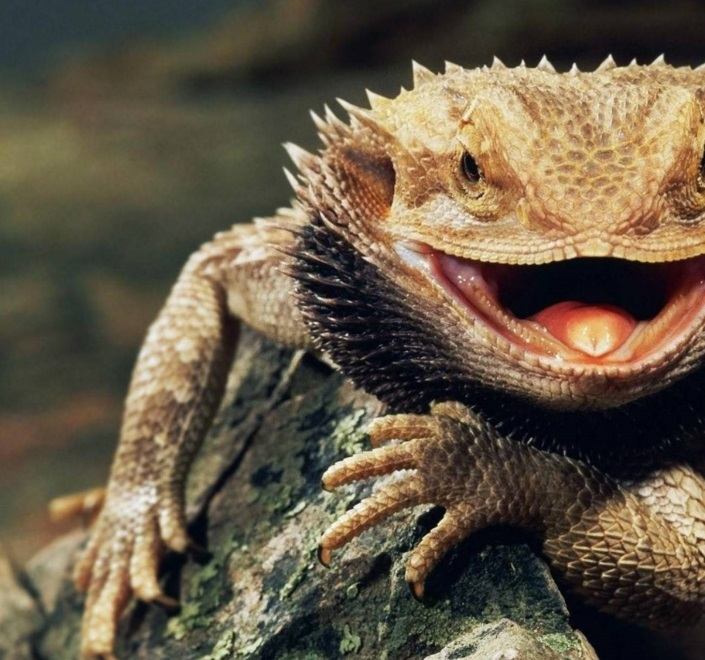
#> input picture aula08-20 Interseção/part1.jpg, 705 x 660 px
$ jupyter execute --allow-errors 'Tentando com altura igual.ipynb'
#> lines starting #> are read from the running program, lines starting #| are printed output that depends on the picture
[cell 1]
import cv2
import numpy as np
import matplotlib.pyplot as plt
from sklearn.metrics import mean_squared_error

[cell 2]
img1 = cv2.imread('part1.jpg', 0)
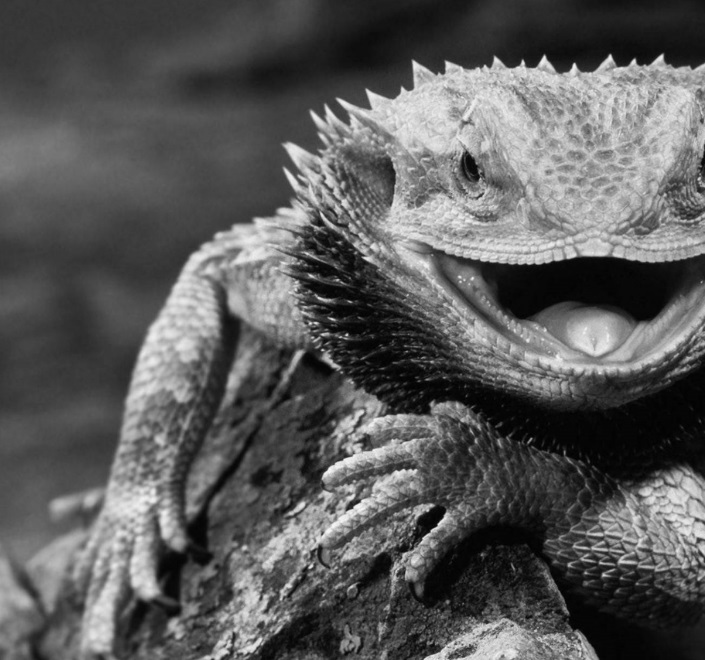
#> img1: shape (660, 705); min 0, max 248, mean 90.9
# img1 = cv2.cvtColor(im, cv2.COLOR_BGR2RGB)

img2 = cv2.imread('part2.jpg', 0)
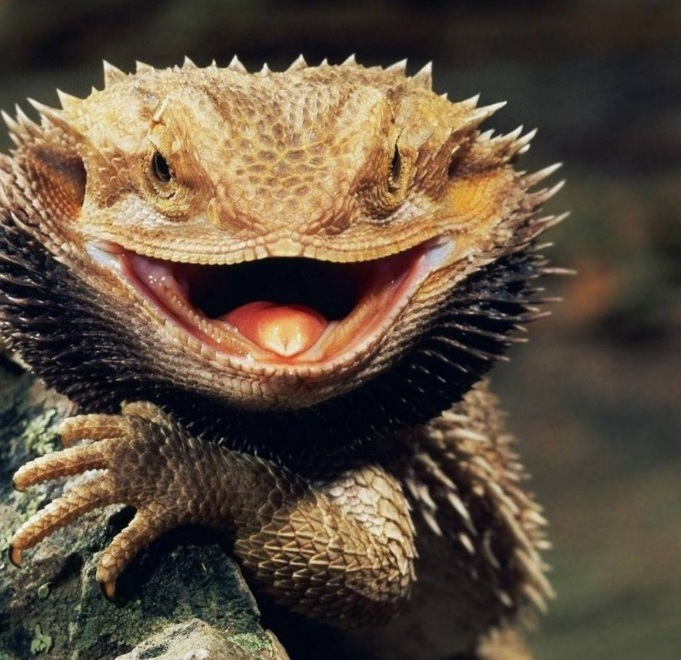
#> input picture aula08-20 Interseção/part2.jpg, 681 x 660 px
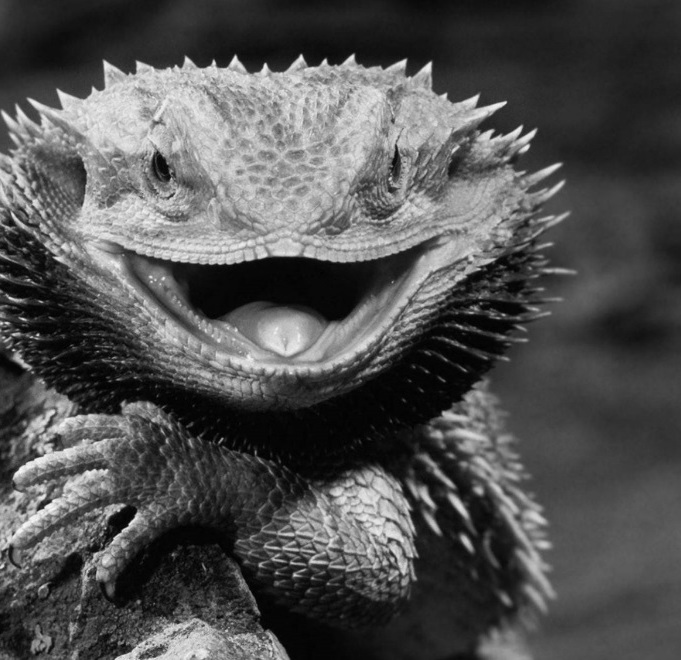
#> img2: shape (660, 681); min 0, max 252, mean 81.6
# img2 = cv2.cvtColor(im, cv2.COLOR_BGR2RGB)

# plt.figure(figsize=[15,15])
plt.subplot(121), plt.imshow(img1, 'gray')
plt.subplot(122), plt.imshow(img2, 'gray')
plt.show()
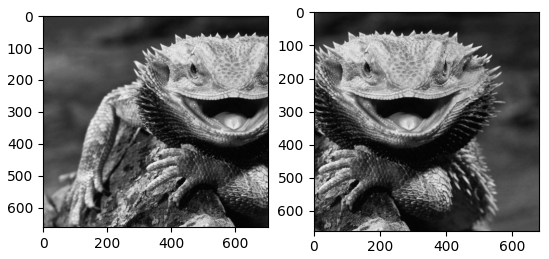
#> figure drawn by matplotlib, 2 panels

[cell 3]
print("1: ", img1.shape, "\n2: ", img2.shape)
#| 1:  (660, 705)
#| 2:  (660, 681)

[cell 4]
mse = mean_squared_error

[cell 5]
mse(img1, img1)
#> Out = 0

[cell 6]
plt.subplot(121), plt.imshow(img1[:, -100:], 'gray')
plt.subplot(122), plt.imshow(img2[:, 296:396], 'gray')
# plt.subplot(122), plt.imshow(img2, 'gray')
plt.show()
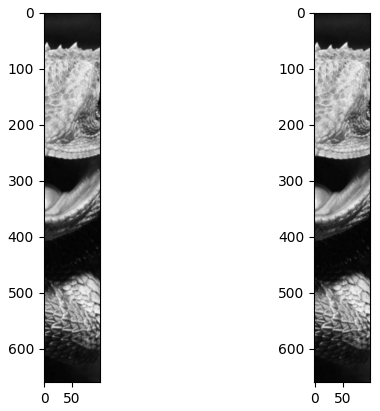
#> figure drawn by matplotlib, 2 panels

[cell 7]
mse(img1[:,-100:], img2[:,296:396])
#> Out = 2.22

[cell 8]
for i in range(0, 481, 1):
    res = mse(img1[:, -100:], img2[:, i:(i+100)])

    if res < 5:
        print('Deu bom no i = '+str(i))
        break
#> this loop made 297 passes
#> res on passes 1 to 3: 6484.9, 6497.7, 6506.6

# **Tentando com o corte CV2**

[cell 9]
import cv2
import numpy as np
import matplotlib.pyplot as plt
from sklearn.metrics import mean_squared_error

[cell 10]
image = cv2.imread('camaleao.jpg', 0)
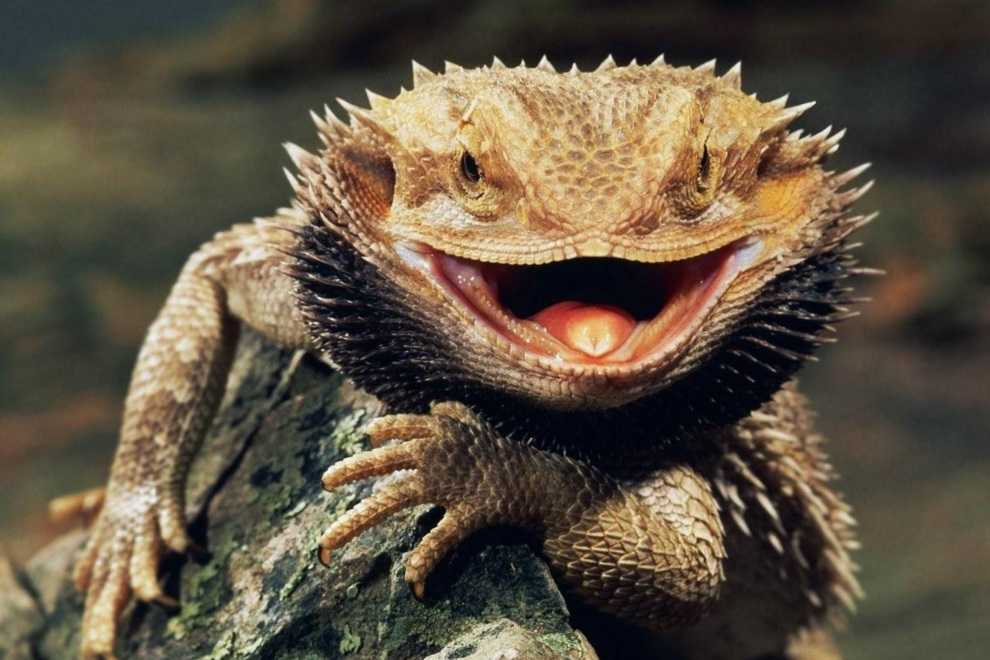
#> input picture aula08-20 Interseção/camaleao.jpg, 990 x 660 px
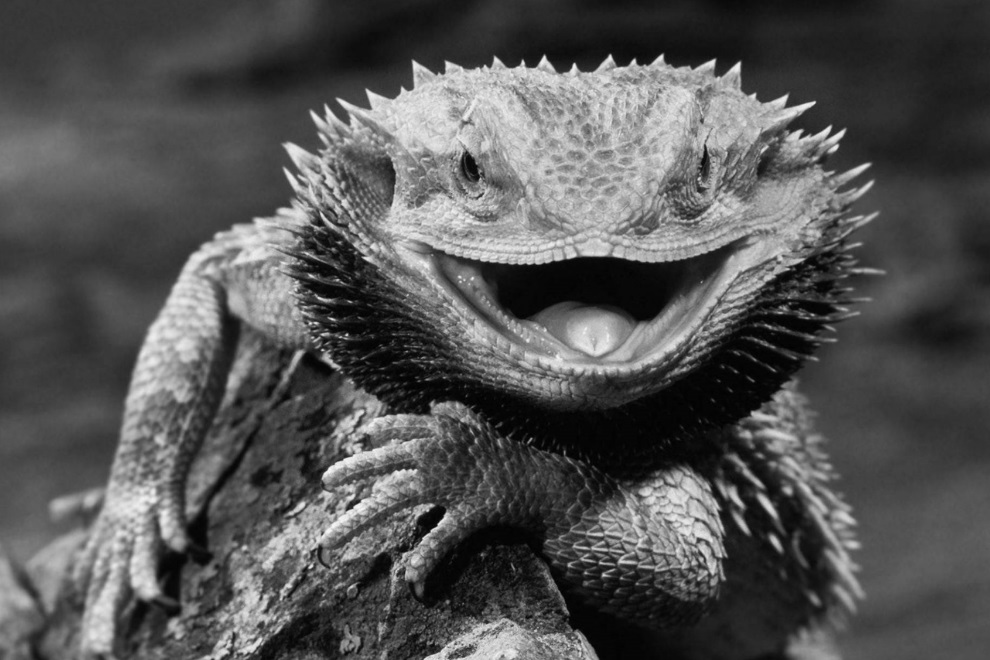
#> image: shape (660, 990); min 0, max 248, mean 84.4
plt.imshow(image, 'gray')

[cell 11]
image.shape
#> Out = (660, 990)

[cell 12]
cropped1 = image[:, :705]
plt.imshow(cropped1, 'gray');
# 660, 705

#> (a cell that did not finish here is left out)

[cell 14]
cropped2 = image[:, -681:]
plt.imshow(cropped2, 'gray');
# (660, 681)

#> (a cell that did not finish here is left out)

[cell 16]
Cimg1 = cv2.imread('cortePart1.jpg', 0)
# img1 = cv2.cvtColor(im, cv2.COLOR_BGR2RGB)

Cimg2 = cv2.imread('cortePart2.jpg', 0)
# img2 = cv2.cvtColor(im, cv2.COLOR_BGR2RGB)

# plt.figure(figsize=[15,15])
#> (the rest of this cell did not finish here and is left out)

#> (a cell that did not finish here is left out)

[cell 18]
mse = mean_squared_error

[cell 19]
for i in range(0, 481, 1):
    res = mse(cropped1[:, -100:], cropped2[:, i:(i+100)])
#     plt.subplot(121), plt.imshow(Cimg1[:, -200:], 'gray')
#     plt.subplot(122), plt.imshow(Cimg2[:, i:(i+200)], 'gray')
#     plt.show()
    if res == 0:
        print('Deu bom no i = '+str(i))
        break
#> this loop made 297 passes
#> res on passes 1 to 3: 6483.3, 6496.1, 6505.1
#     print(res)
